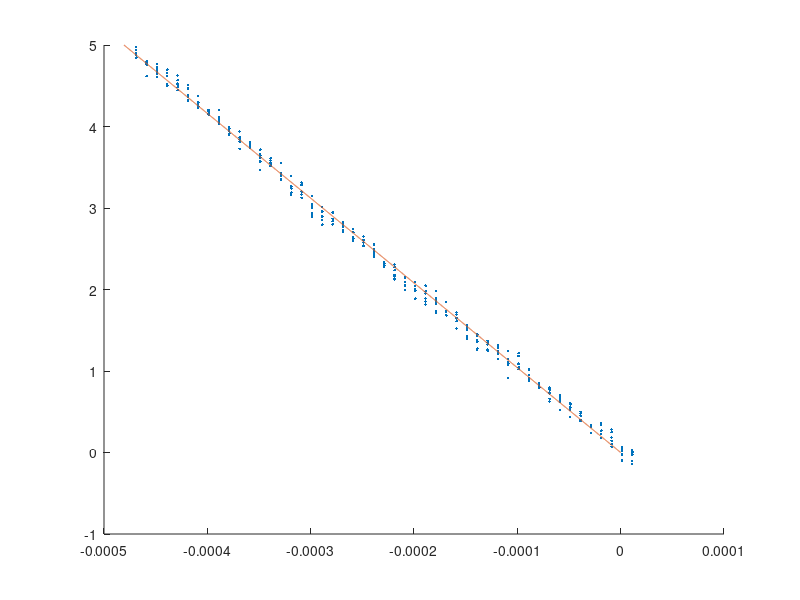
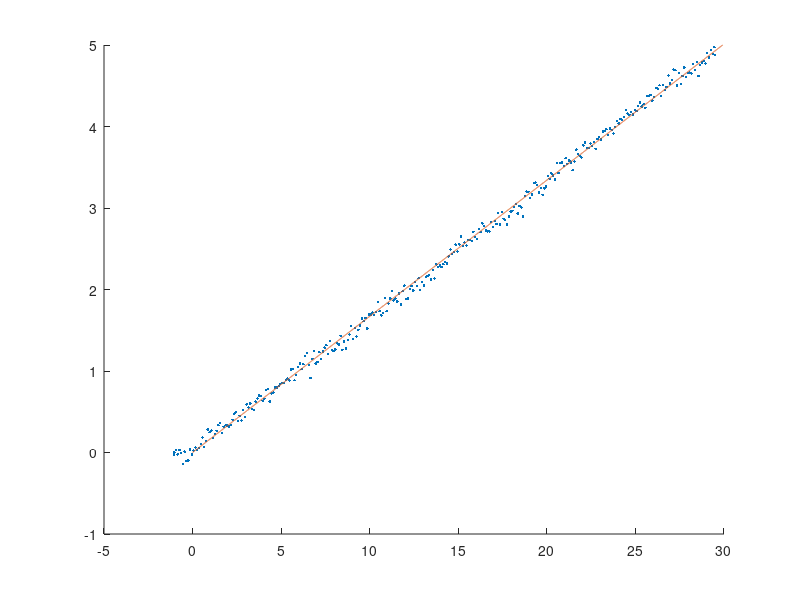
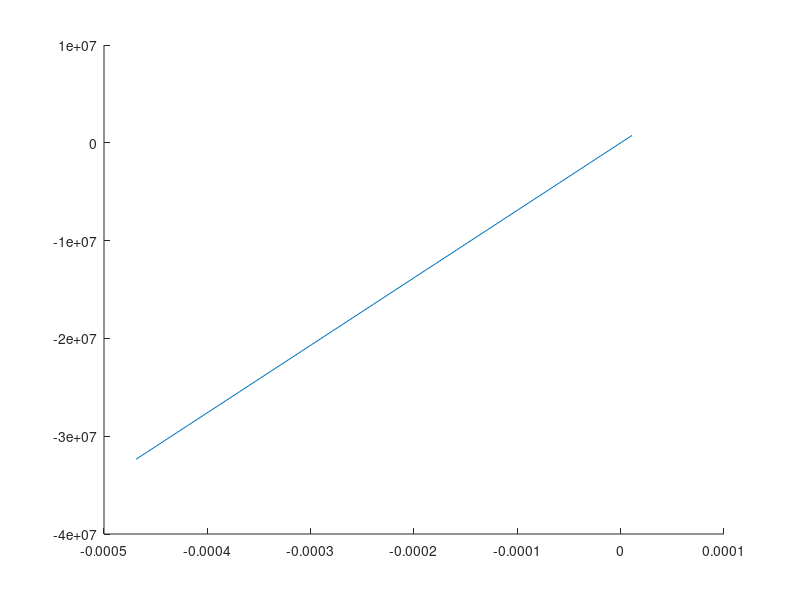

These figures' MATLAB source, in order:
clear ; close all ; clc ;
load( 'RawData.mat' )

loadTheo = linspace( 0 , 5 , 1e4 ) ;
figure
hold on
for ii = 5
    data{ii} =  [ zeros( 1 , 4 ) ; data{ii} ] ;
    time = data{ii}(:,1) ;
    extension = data{ii}(:,2) ;
    load = data{ii}(:,3) ;
    sg = data{ii}(:,4) ;
    poly = polyfit( load , sg , 1 ) ;
    strainTheo = loadTheo*poly(1) ;
    sg = sg - poly(2) ;
    plot( sg , load , '.')
    plot( strainTheo , loadTheo )
end
hold off
strainAt4 = strainTheo( find( loadTheo <= 4.0005 & loadTheo > 4 ) )  
strainAt4real = sg( 254 ) 
figure
hold on
for ii = 5
    data{ii} =  [ zeros( 1 , 4 ) ; data{ii} ] ;
    time = data{ii}(:,1) ;
    extension = data{ii}(:,2) ;
    load = data{ii}(:,3) ;
    sg = data{ii}(:,4) ;
    poly = polyfit( load , extension , 1 ) ;
    extensionTheo = loadTheo*poly(1) ;
    extension = extension - poly(2) ;
    plot( extension , load , '.')
    plot( extensionTheo , loadTheo )
end
hold off
extensionAt4 = extensionTheo( find( loadTheo <= 4.0005 & loadTheo > 4 ) )  


E = 69e9 ; 
loadTheo = linspace( 0 , 5 , 1e4 ) ;
figure
hold on
for ii = 5
    data{ii} =  [ zeros( 1 , 4 ) ; data{ii} ] ;
    time = data{ii}(:,1) ;
    extension = data{ii}(:,2) ;
    load = data{ii}(:,3) ;
    sg = data{ii}(:,4) ;
    poly = polyfit( load , sg , 1 ) ;
    strainTheo = loadTheo*poly(1) ;
    sg = sg - poly(2) ;
    sigma = E*sg ;
    plot( sg , sigma )
end
hold off
stressAt4 = sigma( find( sg <= strainAt4real & sg > strainAt4real + strainAt4real*1e-3 ) )  
